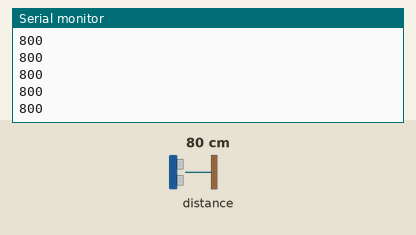
A program run on a simulated Raspberry Pi Pico. Parts: the last lines printed to the serial monitor. The test bench sets the inputs (shaded band); at power-on: distance to the obstacle 80 cm.

Above: at 1.2 s.
1.3 s: distance to the obstacle set to 2 cm
At 1.49 s:
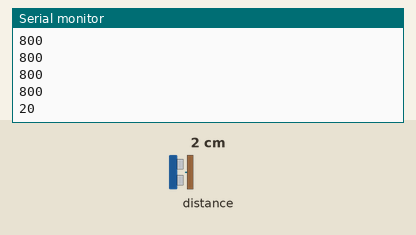
2.8 s: distance to the obstacle set to 4 cm
At 2.82 s:
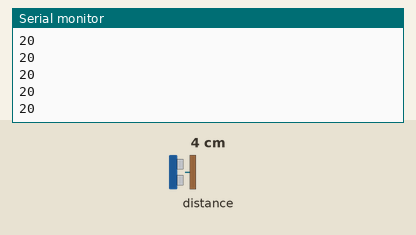
Timing chart, 0 to 5.8 s (numbered marks = the images above; inputs shaded):
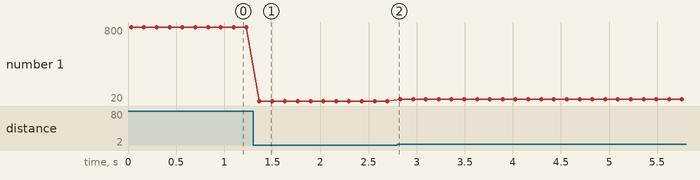

Measured:
- after the input at 1.3 s, the serial monitor: prints a new line after 0.06 s (image 1)
- plotted number 1: 800 → 20 after the input at 1.3 s, 20 → 40 after the input at 2.8 s

The program:

main.cpp
```cpp
#include <Arduino.h>
#include <dist_sensor.h>

DistSensor sensor = DistSensor();
void setup() {
  Serial.begin(115200);

  while (!Serial) delay(10);
  Serial.println("Start");
  if (!sensor.init()){
    Serial.print("Error. Unconnected");
    while (true){
      delay(10);
    }
  }
}

void loop() {
  int dist = sensor.getDist();
  Serial.println(dist);
  delay(100);
}
```

dist_sensor.h
```cpp
#ifndef DIST_SENSOR_H
#define DIST_SENSOR_H

#include <Arduino.h>
#include <Wire.h>
#include <Adafruit_VL53L0X.h>

class DistSensor {
private:
    Adafruit_VL53L0X sensor;

public:
    DistSensor() {}

    bool init(){
        Wire1.begin();
        if (!sensor.begin(0x29, true, &Wire1)){
            return false;
        }
        return true;
    }

    int getDist(){
        VL53L0X_RangingMeasurementData_t measure;
        sensor.rangingTest(&measure, false);

        if (measure.RangeStatus != 4) {
            return measure.RangeMilliMeter;
        } else {
            return -1;
        }
    }

};


#endif
```
